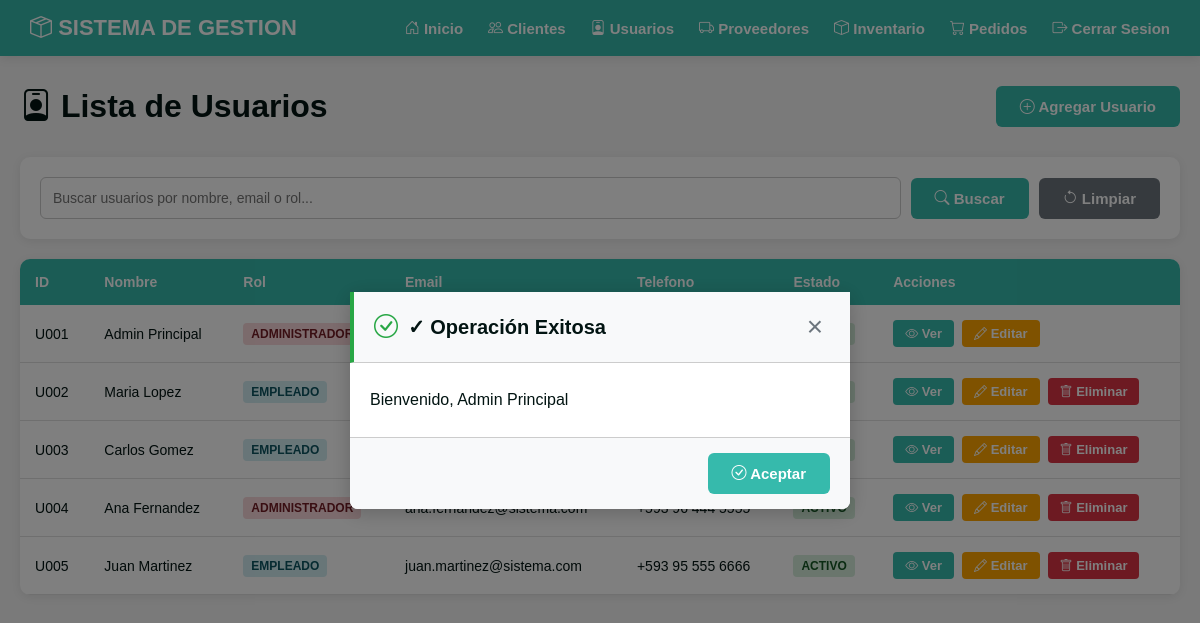
/index.php?modulo=usuarios&accion=lista (signed in), run on the app's committed database.
### tables this page shows
CREATE TABLE IF NOT EXISTS usuarios (
    id INT AUTO_INCREMENT PRIMARY KEY,
    nombre VARCHAR(100) NOT NULL,
    email VARCHAR(100) NOT NULL UNIQUE,
    password VARCHAR(255) NOT NULL,
    telefono VARCHAR(20),
    rol ENUM('administrador', 'empleado') DEFAULT 'empleado',
    estado ENUM('activo', 'inactivo') DEFAULT 'activo',
    fecha_creacion TIMESTAMP DEFAULT CURRENT_TIMESTAMP,
    fecha_actualizacion TIMESTAMP DEFAULT CURRENT_TIMESTAMP ON UPDATE CURRENT_TIMESTAMP
);

### controlador/UsuarioControlador.php (called while the page is built, shortened)
<?php
require_once 'config/Conexion.php';
require_once 'dao/UsuarioDAO.php';
class UsuarioControlador {
    private $usuarioDAO;
    public function __construct() {
        $this->usuarioDAO = new UsuarioDAO();
    }
    public function lista() {
        $busqueda = isset($_GET['buscar']) ? trim($_GET['buscar']) : '';
        if (!empty($busqueda)) {
            $usuarios = $this->usuarioDAO->buscar($busqueda);
        } else {
            $usuarios = $this->usuarioDAO->obtenerTodos();
        }
        include 'vista/usuarios/lista.php';
    }
}
?>

### config/Conexion.php (called while the page is built, shortened)
<?php
class Conexion {
    private static $instancia = null;
    private $conexion;
    private $host = "localhost";
    private $usuario = "root";
    private $password = "admin";
    private $baseDatos = "sistema_gestion_clientes";
    private $charset = "utf8mb4";
    private function __construct() {
        try {
            $dsn = "mysql:host={$this->host};dbname={$this->baseDatos};charset={$this->charset}";
            $opciones = [
                PDO::ATTR_ERRMODE => PDO::ERRMODE_EXCEPTION,
                PDO::ATTR_DEFAULT_FETCH_MODE => PDO::FETCH_ASSOC,
                PDO::ATTR_EMULATE_PREPARES => false,
            ];
            $this->conexion = new PDO($dsn, $this->usuario, $this->password, $opciones);
        } catch (PDOException $e) {
            die("Error de conexion: " . $e->getMessage());
        }
    }
    public static function getInstancia() {
        if (self::$instancia === null) {
            self::$instancia = new self();
        }
        return self::$instancia;
    }
    public function getConexion() {
        return $this->conexion;
    }
}
?>

### dao/UsuarioDAO.php (called while the page is built, shortened)
<?php
require_once 'config/Conexion.php';
class UsuarioDAO {
    private $conexion;
    public function __construct() {
        $this->conexion = Conexion::getInstancia()->getConexion();
    }
    public function obtenerTodos() {
        try {
            $sql = "SELECT * FROM usuarios ORDER BY id ASC";
            $stmt = $this->conexion->query($sql);
            $usuarios = $stmt->fetchAll();
            foreach ($usuarios as $key => $usuario) {
                $usuarios[$key]['numero'] = $key + 1;
            }
            return $usuarios;
        } catch (PDOException $e) {
            return [];
        }
    }
}
?>

### vista/usuarios/lista.php (the view, shortened to what this page needs)
<?php
include 'vista/layout/header.php';
?>
    <div class="container">
        <div class="page-header">
            <h1><i class="bi bi-person-badge"></i> Lista de Usuarios</h1>
            <a href="index.php?modulo=usuarios&accion=crear" class="btn btn-primary"><i class="bi bi-plus-circle"></i> Agregar Usuario</a>
        </div>
        <div class="search-bar">
            <form method="get" action="index.php" id="searchForm">
                <div style="display: flex; gap: 10px;">
                    <input type="text" name="buscar" placeholder="Buscar usuarios por nombre, email o rol..." value="<?php echo htmlspecialchars($busqueda ?? ''); ?>" style="flex: 1;">
                    <button type="submit" class="btn btn-primary"><i class="bi bi-search"></i> Buscar</button>
                    <a href="index.php?modulo=usuarios&accion=lista" class="btn btn-secondary"><i class="bi bi-arrow-counterclockwise"></i> Limpiar</a>
                </div>
            </form>
        </div>
        <div class="table-container">
            <table>
                <thead>
                    <tr>
                        <th>ID</th>
                        <th>Nombre</th>
                        <th>Rol</th>
                        <th>Email</th>
                        <th>Telefono</th>
                        <th>Estado</th>
                        <th>Acciones</th>
                    </tr>
                </thead>
                <tbody>
                    <?php if (empty($usuarios)): ?>
                        <tr>
                            <td colspan="7" style="text-align: center; color: var(--color-gray-medium);">No se encontraron usuarios</td>
                        </tr>
                    <?php else: ?>
                        <?php foreach ($usuarios as $usuario): ?>
                            <tr>
                                <td>U<?php echo str_pad($usuario['numero'], 3, '0', STR_PAD_LEFT); ?></td>
                                <td><?php echo htmlspecialchars($usuario['nombre']); ?></td>
                                <td>
                                    <span class="badge <?php echo $usuario['rol'] == 'administrador' ? 'badge-danger' : 'badge-info'; ?>">
                                        <?php echo ucfirst($usuario['rol']); ?>
                                    </span>
                                </td>
                                <td><?php echo htmlspecialchars($usuario['email']); ?></td>
                                <td><?php echo htmlspecialchars($usuario['telefono']); ?></td>
                                <td>
                                    <span class="badge <?php echo $usuario['estado'] == 'activo' ? 'badge-success' : 'badge-warning'; ?>">
                                        <?php echo ucfirst($usuario['estado']); ?>
                                    </span>
                                </td>
                                <td>
                                    <div class="action-buttons">
                                        <a href="index.php?modulo=usuarios&accion=detalle&id=<?php echo $usuario['id']; ?>" class="btn btn-sm btn-primary"><i class="bi bi-eye"></i> Ver</a>
                                        <a href="index.php?modulo=usuarios&accion=editar&id=<?php echo $usuario['id']; ?>" class="btn btn-sm btn-warning"><i class="bi bi-pencil"></i> Editar</a>
                                        <?php if ($usuario['id'] != $_SESSION['usuario_id']): ?>
                                            <a href="#" onclick="abrirConfirmModal('index.php?modulo=usuarios&accion=eliminar&id=<?php echo $usuario['id']; ?>', '¿Está seguro de que desea eliminar este usuario?')" class="btn btn-sm btn-danger"><i class="bi bi-trash"></i> Eliminar</a>
                                        <?php endif; ?>
                                    </div>
                                </td>
                            </tr>
                        <?php endforeach; ?>
                    <?php endif; ?>
                </tbody>
            </table>
        </div>
    </div>
<?php include 'vista/layout/footer.php'; ?>

### css/estilos.css (style rules this page uses)
:root { --color-primary: #36baac; --color-dark: #021412; --color-white: #ffffff; --color-gray-light: #f5f5f5; --color-gray-medium: #6c757d; --color-gray-border: #ccc; --color-danger: #dc3545; --color-warning: #ffa500; --color-success: #28a745; }
* { margin: 0; padding: 0; box-sizing: border-box; }
body { font-family: "Century Gothic", Tahoma, Geneva, Verdana, sans-serif; background-color: var(--color-gray-light); min-height: 100vh; color: var(--color-dark); }
.container { max-width: 1400px; margin: 0 auto; padding: 30px 20px; }
.page-header { display: flex; justify-content: space-between; align-items: center; margin-bottom: 30px; flex-wrap: wrap; gap: 15px; }
.page-header h1 { color: var(--color-dark); font-size: 32px; margin: 0; }
.btn { padding: 12px 24px; border: none; border-radius: 6px; font-size: 15px; font-weight: 600; cursor: pointer; text-decoration: none; display: inline-block; transition: background-color 0.3s ease; text-align: center; }
.btn-primary { background-color: var(--color-primary); color: var(--color-white); }
.btn-secondary { background-color: var(--color-gray-medium); color: var(--color-white); }
.btn-danger { background-color: var(--color-danger); color: var(--color-white); }
.btn-warning { background-color: var(--color-warning); color: var(--color-white); }
.btn-sm { padding: 6px 12px; font-size: 13px; border-radius: 4px; }
.action-buttons { display: flex; gap: 8px; }
.search-bar { background-color: var(--color-white); padding: 20px; border-radius: 10px; box-shadow: 0 2px 10px rgba(0, 0, 0, 0.08); margin-bottom: 20px; }
.search-bar input { width: 100%; padding: 12px; border: 1px solid var(--color-gray-border); border-radius: 6px; font-size: 14px; }
.search-bar form { width: 100%; }
.search-bar form > div { display: flex; gap: 10px; align-items: center; }
.search-bar input[type="text"] { flex: 1; }
.table-container { background-color: var(--color-white); border-radius: 10px; box-shadow: 0 2px 10px rgba(0, 0, 0, 0.08); overflow: hidden; }
table { width: 100%; border-collapse: collapse; }
thead { background-color: var(--color-primary); color: var(--color-white); }
th { padding: 15px; text-align: left; font-weight: 600; font-size: 14px; }
td { padding: 15px; border-bottom: 1px solid #e0e0e0; color: var(--color-dark); font-size: 14px; }
input[type="text"], input[type="email"], input[type="password"], input[type="tel"], input[type="number"], input[type="date"], select, textarea { width: 100%; padding: 12px; border: 1px solid var(--color-gray-border); border-radius: 6px; font-size: 14px; font-family: "Century Gothic", Tahoma, Geneva, Verdana, sans-serif; transition: border-color 0.3s ease; }
.badge { display: inline-block; padding: 4px 8px; border-radius: 4px; font-size: 12px; font-weight: 600; text-transform: uppercase; }
.badge-success { background-color: #d4edda; color: #155724; }
.badge-danger { background-color: #f8d7da; color: #721c24; }
.badge-info { background-color: #d1ecf1; color: #0c5460; }

### data on the page
usuarios: id "001", nombre "Admin Principal", rol "ADMINISTRADOR"
usuarios: id "002", nombre "Maria Lopez", rol "EMPLEADO"
usuarios: id "003", nombre "Carlos Gomez", rol "EMPLEADO"
usuarios: id "004", nombre "Ana Fernandez", rol "ADMINISTRADOR"
usuarios: id "005", nombre "Juan Martinez", rol "EMPLEADO", email "juan.martinez@sistema.com", telefono "+593 95 555 6666", estado "ACTIVO"
